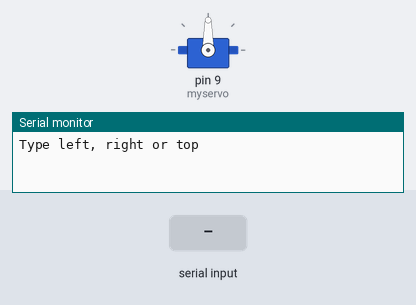
Bench run of a sketch on a simulated Arduino Uno, built with avr-gcc and run on an emulated ATmega328P. Parts: servo, the last lines printed to the serial monitor. The inputs (shaded band) are chosen by the test bench.

Above: at 1.2 s.
1.3 s: "left" received over Serial
At 1.9 s:
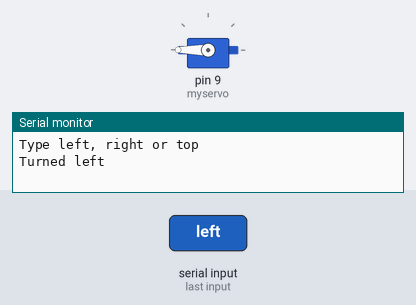
2.8 s: "right" received over Serial
At 4.0 s:
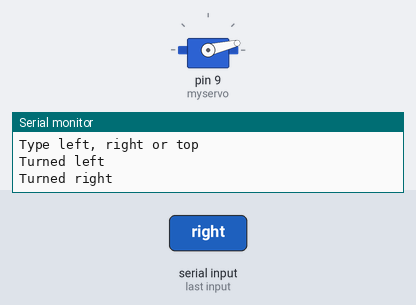
4.3 s: "top" received over Serial
At 5.2 s:
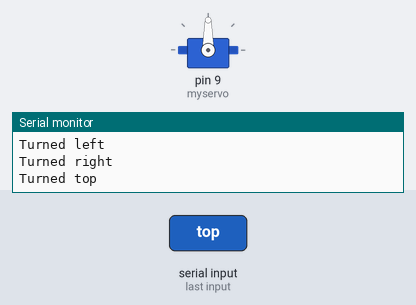
Timing chart, 0 to 7.3 s (numbered marks = the images above; inputs shaded):
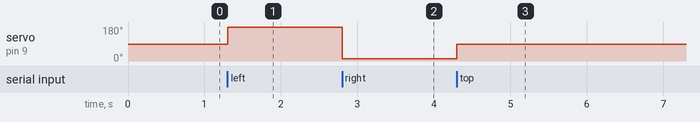

The sketch:

servoSerial.ino
```cpp
#include <Servo.h>

Servo myservo;

void setup()
{
  myservo.attach(9);
  Serial.begin(115200);
  Serial.println("Type left, right or top");
}

void loop()
{
  String inString;
  while (Serial.available() > 0) {
    int inChar = Serial.read();
    inString += (char)inChar;
  }
  if (inString != "")
  {
    if (inString == "left")
      myservo.write(180);
    else if (inString == "right")
      myservo.write(13);
    else if (inString == "top")
      myservo.write(90);

    Serial.print("Turned ");
    Serial.println(inString);
  }
  delay(10);
}
```

Measured:
- after the input at 1.3 s, servo on pin 9 (myservo): 90° → 180° at once
- after the input at 2.8 s, servo on pin 9 (myservo): 180° → 13° at once
- after the input at 4.3 s, servo on pin 9 (myservo): 13° → 90° at once
